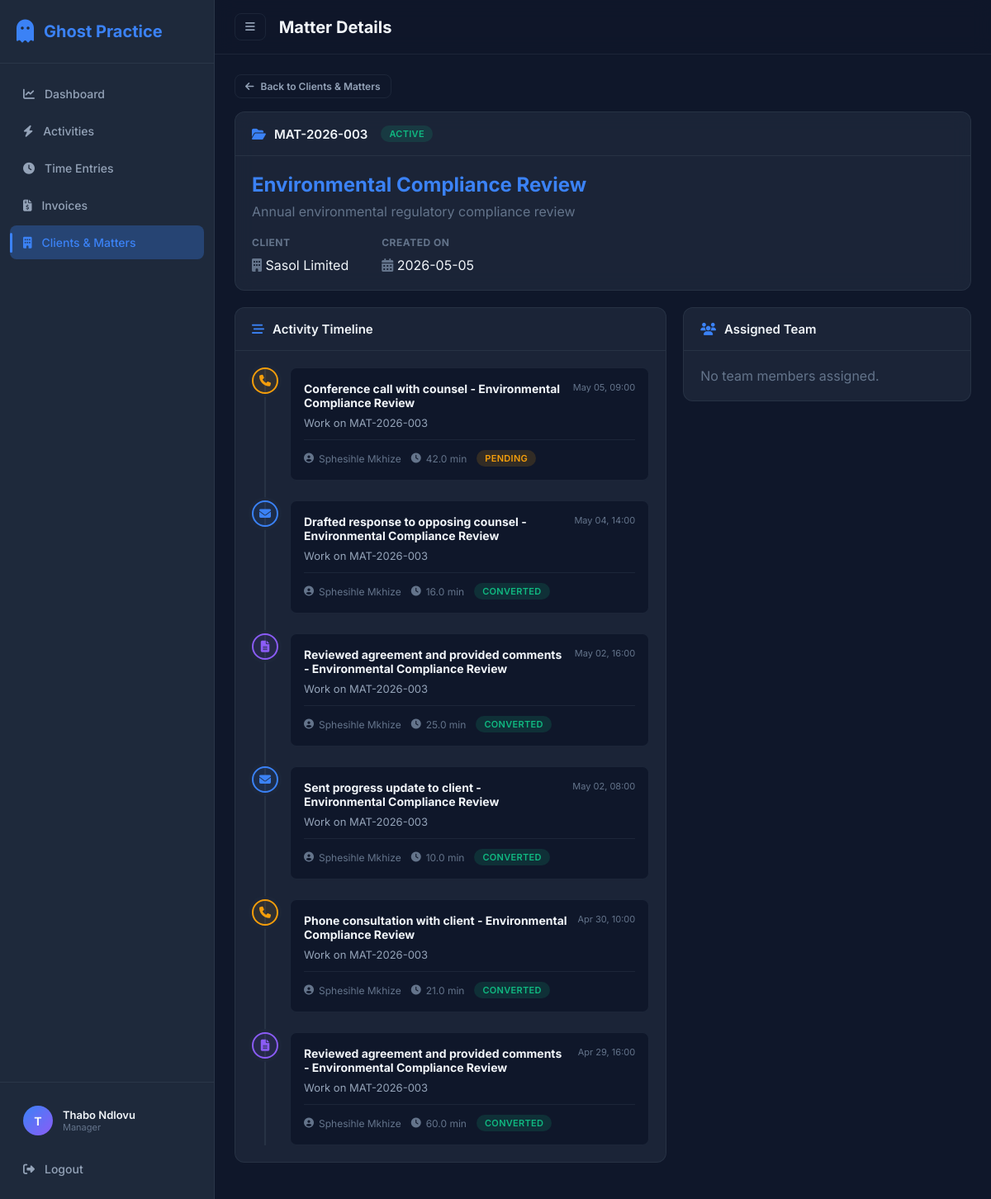
The app's page /clients/matter/3 (signed in), older data.
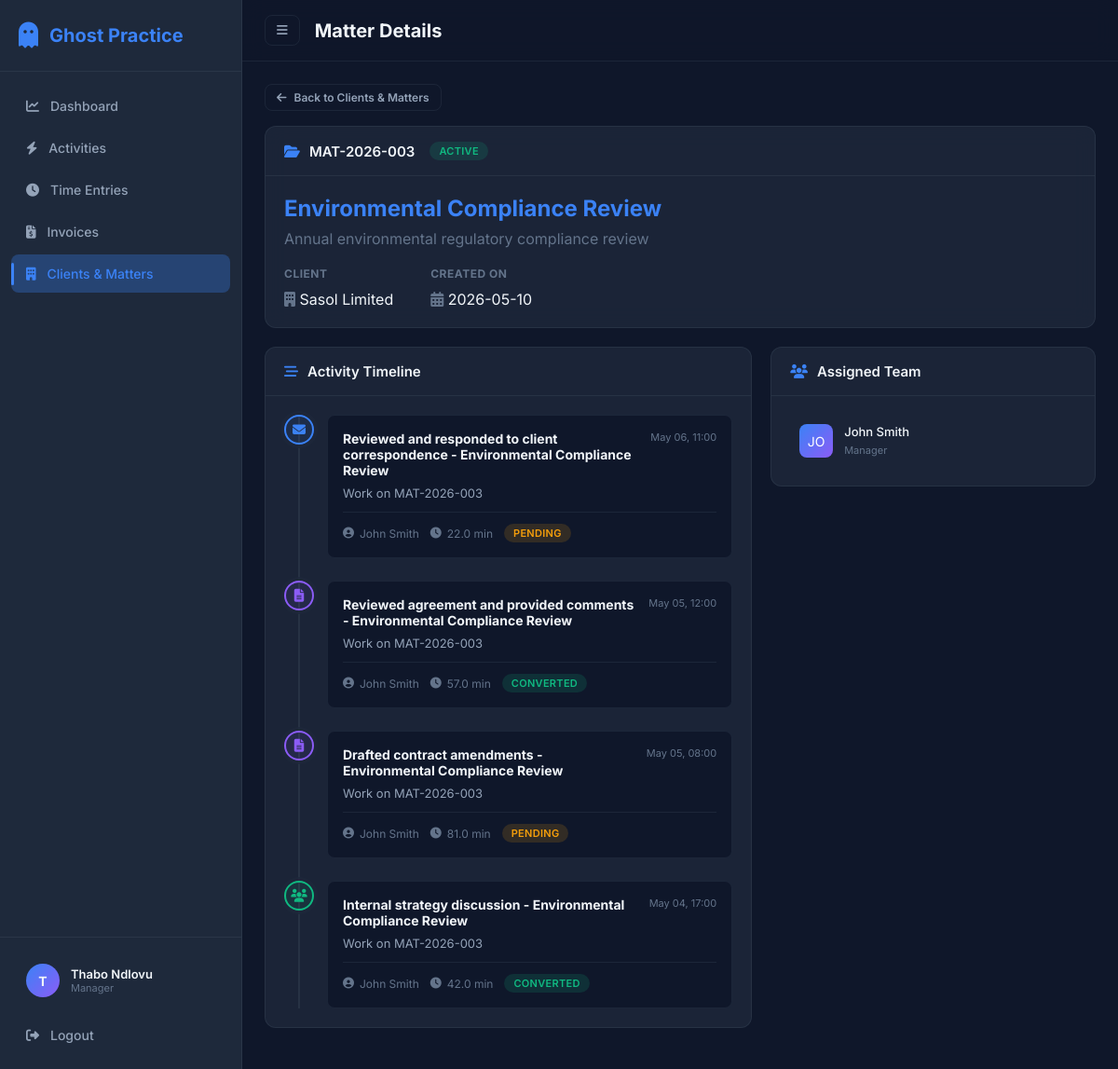
The same page, newer data.
### models/matter.py (models this page shows, shortened)
class Matter(db.Model):
    __tablename__ = "matters"
    id = db.Column(db.Integer, primary_key=True)
    reference = db.Column(db.String(50), unique=True, nullable=False)
    title = db.Column(db.String(200), nullable=False)
    description = db.Column(db.Text)
    client_id = db.Column(db.Integer, db.ForeignKey("clients.id"), nullable=False)
    status = db.Column(db.String(20), default="active")  # active / closed
    created_at = db.Column(db.DateTime, default=datetime.utcnow)
    team = db.relationship("User", secondary=matter_team, backref=db.backref("assigned_matters", lazy="dynamic"))
    activities = db.relationship("Activity", backref="matter", lazy="dynamic")
    time_entries = db.relationship("TimeEntry", backref="matter", lazy="dynamic")
    invoices = db.relationship("Invoice", backref="matter", lazy="dynamic")

### models/activity.py (models this page shows, shortened)
class Activity(db.Model):
    __tablename__ = "activities"
    id = db.Column(db.Integer, primary_key=True)
    user_id = db.Column(db.Integer, db.ForeignKey("users.id"), nullable=False)
    type = db.Column(db.String(30), nullable=False)  # email / meeting / call / document / research
    title = db.Column(db.String(300), nullable=False)
    description = db.Column(db.Text)
    source = db.Column(db.String(30), default="manual")  # outlook / teams / manual / auto-detect
    started_at = db.Column(db.DateTime, nullable=False)
    ended_at = db.Column(db.DateTime)
    duration_minutes = db.Column(db.Float, default=0)
    matter_id = db.Column(db.Integer, db.ForeignKey("matters.id"), nullable=True)
    status = db.Column(db.String(20), default="pending")  # pending / converted / dismissed
    created_at = db.Column(db.DateTime, default=datetime.utcnow)
    time_entry = db.relationship("TimeEntry", backref="activity", uselist=False)

### models/user.py (models this page shows, shortened)
class User(UserMixin, db.Model):
    __tablename__ = "users"
    id = db.Column(db.Integer, primary_key=True)
    name = db.Column(db.String(120), nullable=False)
    email = db.Column(db.String(120), unique=True, nullable=False)
    password_hash = db.Column(db.String(256), nullable=False)
    role = db.Column(db.String(20), nullable=False, default="attorney")  # attorney / manager
    hourly_rate = db.Column(db.Float, default=2500.00)
    created_at = db.Column(db.DateTime, default=datetime.utcnow)
    activities = db.relationship("Activity", backref="user", lazy="dynamic")
    time_entries = db.relationship("TimeEntry", backref="user", lazy="dynamic")

### routes/clients.py (the view)
@clients_bp.route("/matter/<int:matter_id>")
@login_required
def matter_detail(matter_id):
    matter = Matter.query.get_or_404(matter_id)
    if current_user not in matter.team and current_user.role != 'manager':
        flash("You are not assigned to this matter.", "error")
        return redirect(url_for("clients.index"))
    activities = Activity.query.filter_by(matter_id=matter.id).order_by(Activity.started_at.desc()).all()
    return render_template("matter_detail.html", matter=matter, activities=activities)

### app.py (called while the page is built)
def create_app():
    app = Flask(__name__)
    app.config.from_object(Config)
    os.makedirs(os.path.join(app.root_path, "instance"), exist_ok=True)
    db.init_app(app)
    login_manager = LoginManager()
    login_manager.init_app(app)
    login_manager.login_view = "auth.login"
    login_manager.login_message_category = "info"
    from models.user import User
    @login_manager.user_loader
    def load_user(user_id):
        return User.query.get(int(user_id))
    register_blueprints(app)
    with app.app_context():
        db.create_all()
    return app

### templates/matter_detail.html (shortened to what the changed rows need)
{% extends "base.html" %}
{% block page_title %}Matter Details{% endblock %}
{% block content %}
<div class="matter-detail-page">
    <div class="card fade-in">
        <div class="card-header" style="justify-content: flex-start; gap: 16px;">
            <h3><i class="fas fa-folder-open"></i> {{ matter.reference }}</h3>
            <span class="status-badge status-{{ matter.status }}">{{ matter.status }}</span>
        </div>
        <div class="card-body">
            <h2 style="font-size: 24px; color: var(--blue); margin-bottom: 8px;">{{ matter.title }}</h2>
            <p style="color: var(--text-muted); margin-bottom: 20px;">{{ matter.description or "No description provided." }}</p>
            <div style="display: flex; gap: 40px;">
                <div>
                </div>
                <div>
                    <h4 class="section-title">Created On</h4>
                    <p><i class="fas fa-calendar-alt text-muted"></i> {{ matter.created_at.strftime('%Y-%m-%d') }}</p>
                </div>
            </div>
        </div>
    </div>
    <div class="dashboard-grid">
        <div class="fade-in" style="animation-delay: 0.1s;">
            <div class="card">
                <div class="card-body">
                    {% if activities %}
                    <div class="timeline">
                        {% for activity in activities %}
                        <div class="timeline-item">
                            <div class="timeline-icon type-{{ activity.type }}">
                                {% if activity.type == 'email' %}<i class="fas fa-envelope"></i>
                                {% elif activity.type == 'meeting' %}<i class="fas fa-users"></i>
                                {% elif activity.type == 'call' %}<i class="fas fa-phone"></i>
                                {% elif activity.type == 'document' %}<i class="fas fa-file-alt"></i>
                                {% else %}<i class="fas fa-search"></i>{% endif %}
                            </div>
                            <div class="timeline-content">
                                <div class="timeline-header">
                                    <strong>{{ activity.title }}</strong>
                                    <span class="timeline-date">{{ activity.started_at.strftime('%b %d, %H:%M') }}</span>
                                </div>
                                <div class="timeline-body">
                                    <p>{{ activity.description }}</p>
                                </div>
                                <div class="timeline-footer">
                                    <span class="timeline-meta"><i class="fas fa-user-circle"></i> {{ activity.user.name }}</span>
                                    <span class="timeline-meta"><i class="fas fa-clock"></i> {{ activity.duration_minutes }} min</span>
                                    <span class="status-badge status-{{ activity.status }}">{{ activity.status }}</span>
                                </div>
                            </div>
                        </div>
                        {% endfor %}
                    </div>
                    {% else %}
                    <div class="empty-state">
                        <i class="fas fa-wind"></i>
                        <p>No activities have been recorded for this matter yet.</p>
                    </div>
                    {% endif %}
                </div>
            </div>
        </div>
        <div class="fade-in" style="animation-delay: 0.2s;">
            <div class="card">
                <div class="card-body">
                    {% if matter.team %}
                    <ul class="activity-feed">
                        {% for u in matter.team %}
                        <li class="activity-feed-item">
                            <div class="activity-icon" style="background: linear-gradient(135deg, var(--blue), var(--purple)); color: white;">
                                {{ u.name[:2]|upper }}
                            </div>
                            <div class="activity-info">
                                <span class="activity-title">{{ u.name }}</span>
                                <span class="activity-meta">{{ u.role|capitalize }}</span>
                            </div>
                        </li>
                        {% endfor %}
                    </ul>
                    {% else %}
                    <p class="text-muted">No team members assigned.</p>
                    {% endif %}
                </div>
            </div>
        </div>
    </div>
</div>
{% endblock %}

Row changes from the older to the newer data that the page shows:
no longer on this page (row edited): Activity: type "call" (drawn), title "Conference call with counsel - Environmental Compliance Review", started_at "May 05, 09:00", description "Work on MAT-2026-003", user.name "Sphesihle Mkhize", duration_minutes "42.0", status "PENDING"
no longer on this page (row edited): Activity: type "email" (drawn), title "Drafted response to opposing counsel - Environmental Compliance Review", started_at "May 04, 14:00", description "Work on MAT-2026-003", user.name "Sphesihle Mkhize", duration_minutes "16.0", status "CONVERTED"
no longer on this page (row edited): Activity: type "document" (drawn), title "Reviewed agreement and provided comments - Environmental Compliance Review", started_at "May 02, 16:00", description "Work on MAT-2026-003", user.name "Sphesihle Mkhize", duration_minutes "25.0", status "CONVERTED"
no longer on this page (row edited): Activity: type "email" (drawn), title "Sent progress update to client - Environmental Compliance Review", started_at "May 02, 08:00", description "Work on MAT-2026-003", user.name "Sphesihle Mkhize", duration_minutes "10.0", status "CONVERTED"
no longer on this page (row edited): Activity: type "call" (drawn), title "Phone consultation with client - Environmental Compliance Review", started_at "Apr 30, 10:00", description "Work on MAT-2026-003", user.name "Sphesihle Mkhize", duration_minutes "21.0", status "CONVERTED"
changed Matter "Environmental Compliance Review": created_at "2026-05-05" → "2026-05-10"
now on this page (row edited): Activity: type "email" (drawn), title "Reviewed and responded to client correspondence - Environmental Compliance Review", started_at "May 06, 11:00", description "Work on MAT-2026-003", user.name "John Smith", duration_minutes "22.0", status "PENDING"
now on this page (row edited): Activity: type "document" (drawn), title "Reviewed agreement and provided comments - Environmental Compliance Review", started_at "May 05, 12:00", description "Work on MAT-2026-003", user.name "John Smith", duration_minutes "57.0", status "CONVERTED"
changed Activity: title "Reviewed agreement and provided comments - Environmental Compliance Review" → "Drafted contract amendments - Environmental Compliance Review"; started_at "Apr 29, 16:00" → "May 05, 08:00"; user.name "Sphesihle Mkhize" → "John Smith"; duration_minutes "60.0" → "81.0"; status "CONVERTED" → "PENDING"
now on this page (row edited): Activity: type "meeting" (drawn), title "Internal strategy discussion - Environmental Compliance Review", started_at "May 04, 17:00", description "Work on MAT-2026-003", user.name "John Smith", duration_minutes "42.0", status "CONVERTED"
added User: name "JO", name "John Smith", role "Manager"
Text that changed along with them:
text no longer shown: "No team members assigned."
